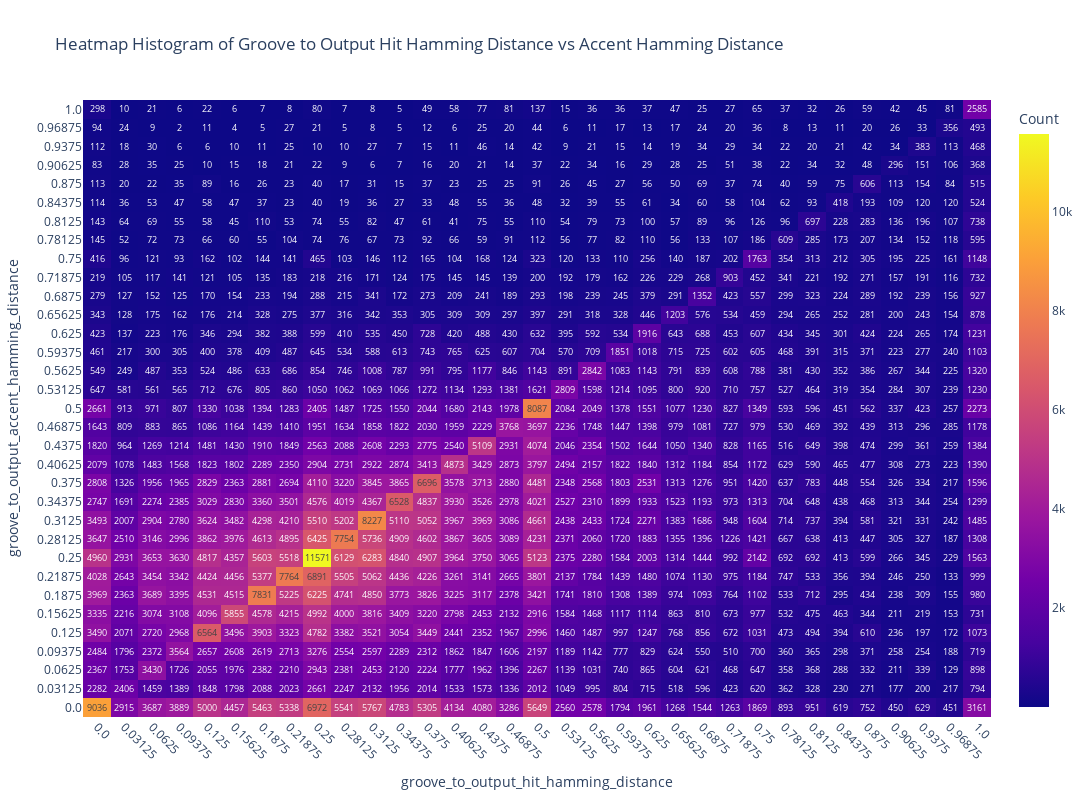

Here is the notebook cell this chart was saved with:
### Code cell
import pandas as pd
import plotly.graph_objects as go
import plotly.express as px
import numpy as np

def create_heatmap_histogram(df, key1, key2, bins=None, title=None, exclude_pairs=None,
                           show_zeros=False):
    """
    Creates an interactive heatmap histogram from a DataFrame using two keys.
    Shows frequency counts in each cell like a confusion matrix.

    Parameters:
    -----------
    df : pandas.DataFrame
        The input dataframe
    key1 : str
        Column name for x-axis
    key2 : str
        Column name for y-axis
    bins : int, tuple, or None, optional
        Number of bins for each dimension. If None (default), uses all unique values
    title : str, optional
        Plot title (default: auto-generated)
    exclude_pairs : list of tuples or tuple, optional
        Specific (key1, key2) value pairs to exclude from calculations
        e.g., [(10, 20), (15, 25)] or (10, 20) for single exclusion
    show_zeros : bool, optional
        Whether to show 0 counts in cells (default: False)

    Returns:
    --------
    plotly.graph_objects.Figure
        Interactive heatmap with counts
    """

    # Create a copy to avoid modifying original dataframe
    df_filtered = df.copy()

    # Handle exclusions
    if exclude_pairs is not None:
        # Convert single tuple to list of tuples
        if isinstance(exclude_pairs, tuple):
            exclude_pairs = [exclude_pairs]

        # Create boolean mask for rows to keep
        mask = pd.Series([True] * len(df_filtered), index=df_filtered.index)

        for pair in exclude_pairs:
            if len(pair) != 2:
                raise ValueError("Each exclusion pair must contain exactly 2 values")

            exclude_mask = (df_filtered[key1] == pair[0]) & (df_filtered[key2] == pair[1])
            mask = mask & ~exclude_mask

            # Print info about excluded points
            excluded_count = exclude_mask.sum()
            if excluded_count > 0:
                print(f"Excluded {excluded_count} points with ({key1}={pair[0]}, {key2}={pair[1]})")

        # Apply the mask
        df_filtered = df_filtered[mask]
        print(f"Total rows after exclusions: {len(df_filtered)} (original: {len(df)})")

    # Extract data for the two keys and remove NaN values
    valid_data = df_filtered[[key1, key2]].dropna()
    x_data = valid_data[key1]
    y_data = valid_data[key2]

    if len(x_data) == 0:
        print("Warning: No valid data points remaining after exclusions and NaN removal")
        return None

    # Handle bins=None case (use unique values)
    if bins is None:
        # Create cross-tabulation using unique values
        crosstab = pd.crosstab(y_data, x_data, dropna=False)

        # Get sorted unique values for consistent ordering
        x_values = sorted(x_data.unique())
        y_values = sorted(y_data.unique())

        # Reindex to ensure all values are present
        crosstab = crosstab.reindex(index=y_values, columns=x_values, fill_value=0)

        # Create labels (convert to string for display)
        x_labels = [str(x) for x in x_values]
        y_labels = [str(y) for y in y_values]

        # Get the count matrix
        count_matrix = crosstab.values

    else:
        # Use binning approach for numeric bins
        # Create 2D histogram using numpy
        hist, x_edges, y_edges = np.histogram2d(x_data, y_data, bins=bins)

        # Create bin labels for better readability
        x_labels = []
        for i in range(len(x_edges) - 1):
            x_labels.append(f"{x_edges[i]:.1f}-{x_edges[i+1]:.1f}")

        y_labels = []
        for i in range(len(y_edges) - 1):
            y_labels.append(f"{y_edges[i]:.1f}-{y_edges[i+1]:.1f}")

        # Transpose histogram for correct orientation
        count_matrix = hist.T

    # Create text annotations for each cell (showing the count)
    text_annotations = []
    for i in range(len(y_labels)):
        row = []
        for j in range(len(x_labels)):
            count = int(count_matrix[i, j])
            if count > 0 or show_zeros:
                row.append(str(count))
            else:
                row.append("")  # Don't show 0s for cleaner look unless requested
        text_annotations.append(row)

    # Create the heatmap
    fig = go.Figure(data=go.Heatmap(
        z=count_matrix,
        x=x_labels,
        y=y_labels,
        text=text_annotations,
        texttemplate="%{text}",
        textfont={"size": max(8, min(12, 300 // max(len(x_labels), len(y_labels))))},  # Dynamic font size
        colorscale='Plasma', # 'YlGnBu', 'Cividis', 'Plasma', 'Inferno', 'Magma'
        showscale=True,
        colorbar=dict(title="Count"),
        hovertemplate=f'{key1}: %{{x}}<br>{key2}: %{{y}}<br>Count: %{{z}}<extra></extra>'
    ))

    # Update layout
    if title is None:
        exclusion_info = f" (Excluded {len(exclude_pairs)} pairs)" if exclude_pairs else ""
        bins_info = "All unique values" if bins is None else f"{bins} bins"
        title = f'Heatmap: {key1} vs {key2} ({bins_info}){exclusion_info}'

    # Dynamic sizing based on number of categories
    plot_width = max(600, len(x_labels) * 40)
    plot_height = max(400, len(y_labels) * 30)

    fig.update_layout(
        title=title,
        xaxis_title=key1,
        yaxis_title=key2,
        width=min(plot_width, 1200),  # Cap maximum width
        height=min(plot_height, 800), # Cap maximum height
        xaxis=dict(tickangle=45 if len(x_labels) > 10 else 0),
        yaxis=dict(tickangle=0)
    )

    return fig

def create_binned_heatmap_histogram(df, key1, key2, bins=20, title=None, exclude_pairs=None,
                                  show_zeros=False):
    """
    Creates a heatmap for continuous data with explicit binning.
    This is the old behavior when you specifically want to bin continuous data.

    Parameters are the same as create_heatmap_histogram but bins defaults to 20.
    """
    return create_heatmap_histogram(df, key1, key2, bins=bins, title=title,
                                  exclude_pairs=exclude_pairs, show_zeros=show_zeros)

# Helper function to check data characteristics
def analyze_data_for_binning(df, key1, key2):
    """
    Analyzes the data to suggest whether binning might be needed.

    Returns:
    --------
    dict: Information about the data characteristics
    """
    x_data = df[key1].dropna()
    y_data = df[key2].dropna()

    x_unique_count = x_data.nunique()
    y_unique_count = y_data.nunique()

    x_is_numeric = pd.api.types.is_numeric_dtype(x_data)
    y_is_numeric = pd.api.types.is_numeric_dtype(y_data)

    analysis = {
        'x_unique_count': x_unique_count,
        'y_unique_count': y_unique_count,
        'x_is_numeric': x_is_numeric,
        'y_is_numeric': y_is_numeric,
        'total_combinations': x_unique_count * y_unique_count,
        'data_points': len(df[[key1, key2]].dropna())
    }

    # Suggestions
    if analysis['total_combinations'] > 100:
        analysis['suggestion'] = f"Consider using bins (e.g., bins=20) as you have {analysis['total_combinations']} unique combinations"
    elif analysis['total_combinations'] > 50:
        analysis['suggestion'] = "Data might benefit from binning for cleaner visualization"
    else:
        analysis['suggestion'] = "Using unique values (bins=None) should work well"

    return analysis

# Example usage:
"""
import pandas as pd
import numpy as np

# Example 1: Discrete/Categorical data (bins=None works great)
np.random.seed(42)
df_discrete = pd.DataFrame({
    'department': np.random.choice(['Sales', 'Engineering', 'Marketing', 'HR'], 500),
    'rating': np.random.choice([1, 2, 3, 4, 5], 500),
    'experience': np.random.choice(['Junior', 'Mid', 'Senior'], 500)
})

# This will use all unique values automatically
fig1 = create_heatmap_histogram(df_discrete, 'department', 'rating',
                               title='Department vs Rating (All Unique Values)')
fig1.show()

# Example 2: Continuous data with bins=None (might create many unique values)
df_continuous = pd.DataFrame({
    'height': np.random.normal(170, 10, 1000),
    'weight': np.random.normal(70, 15, 1000),
    'age': np.random.randint(18, 80, 1000)
})

# Check data characteristics first
analysis = analyze_data_for_binning(df_continuous, 'height', 'weight')
print("Data analysis:", analysis)

# This might create a very sparse heatmap due to many unique float values
fig2 = create_heatmap_histogram(df_continuous, 'height', 'weight',
                               title='Height vs Weight (All Unique Values - Might be Sparse)')

# Better approach for continuous data - use binning
fig3 = create_heatmap_histogram(df_continuous, 'height', 'weight', bins=15,
                               title='Height vs Weight (15x15 bins)')
fig3.show()

# Example 3: Integer data works well with bins=None
df_integers = pd.DataFrame({
    'score1': np.random.randint(0, 11, 1000),  # 0-10 score
    'score2': np.random.randint(0, 11, 1000),  # 0-10 score
    'category': np.random.choice(['A', 'B', 'C'], 1000)
})

fig4 = create_heatmap_histogram(df_integers, 'score1', 'score2',
                               title='Score1 vs Score2 (Integer Values)')
fig4.show()

# Example 4: With exclusions
fig5 = create_heatmap_histogram(df_discrete, 'department', 'rating',
                               exclude_pairs=[('Sales', 5), ('HR', 1)],
                               show_zeros=True,
                               title='Department vs Rating (With Exclusions)')
fig5.show()
"""

create_heatmap_histogram(control_features_df,
                         key1="groove_to_output_hit_hamming_distance",
                         key2="groove_to_output_accent_hamming_distance",
                         bins=None,
                         title="Heatmap Histogram of Groove to Output Hit Hamming Distance vs Accent Hamming Distance",
                         )

### Figure 1 — Plotly figure (JSON) as saved in the notebook; plotly's stock layout.template omitted (floating-point values rounded to 4 significant figures; data arrays with more than 128 entries replaced by an {"elided": "..."} marker saying what was removed)
{"data": [{"colorbar": {"title": {"text": "Count"}}, "colorscale": [[0.0, "#0d0887"], [0.1111, "#46039f"], [0.2222, "#7201a8"], [0.3333, "#9c179e"], [0.4444, "#bd3786"], [0.5556, "#d8576b"], [0.6667, "#ed7953"], [0.7778, "#fb9f3a"], [0.8889, "#fdca26"], [1.0, "#f0f921"]], "hovertemplate": "groove_to_output_hit_hamming_distance: %{x}<br>groove_to_output_accent_hamming_distance: %{y}<br>Count: %{z}<extra></extra>", "showscale": true, "text": {"elided": "33x33 str values"}, "textfont": {"size": 9}, "texttemplate": "%{text}", "x": ["0.0", "0.03125", "0.0625", "0.09375", "0.125", "0.15625", "0.1875", "0.21875", "0.25", "0.28125", "0.3125", "0.34375", "0.375", "0.40625", "0.4375", "0.46875", "0.5", "0.53125", "0.5625", "0.59375", "0.625", "0.65625", "0.6875", "0.71875", "0.75", "0.78125", "0.8125", "0.84375", "0.875", "0.90625", "0.9375", "0.96875", "1.0"], "y": ["0.0", "0.03125", "0.0625", "0.09375", "0.125", "0.15625", "0.1875", "0.21875", "0.25", "0.28125", "0.3125", "0.34375", "0.375", "0.40625", "0.4375", "0.46875", "0.5", "0.53125", "0.5625", "0.59375", "0.625", "0.65625", "0.6875", "0.71875", "0.75", "0.78125", "0.8125", "0.84375", "0.875", "0.90625", "0.9375", "0.96875", "1.0"], "z": {"elided": "33x33 int values"}, "type": "heatmap"}], "layout": {"xaxis": {"title": {"text": "groove_to_output_hit_hamming_distance"}, "tickangle": 45}, "yaxis": {"title": {"text": "groove_to_output_accent_hamming_distance"}, "tickangle": 0}, "title": {"text": "Heatmap Histogram of Groove to Output Hit Hamming Distance vs Accent Hamming Distance"}, "width": 1200, "height": 800}}
